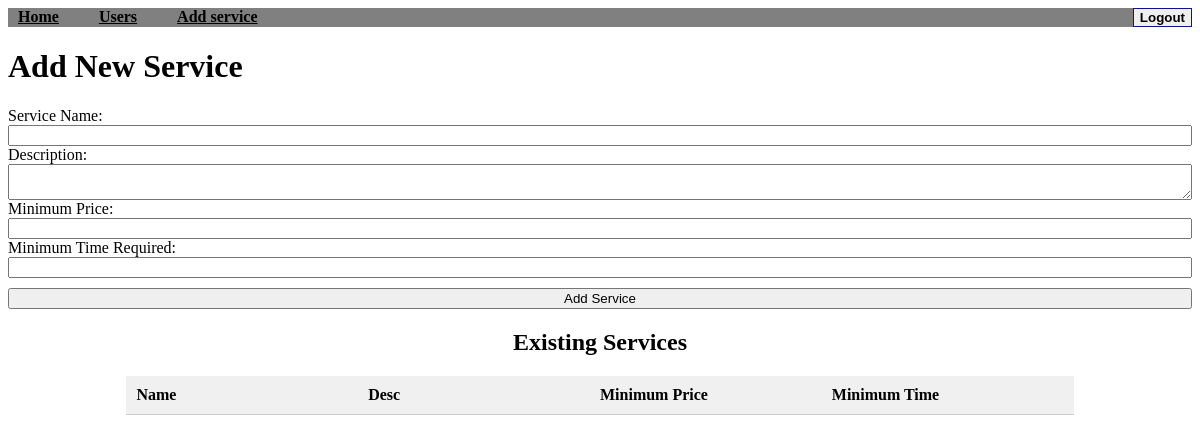
Before: /admin-add-service (signed in) with the older database file.
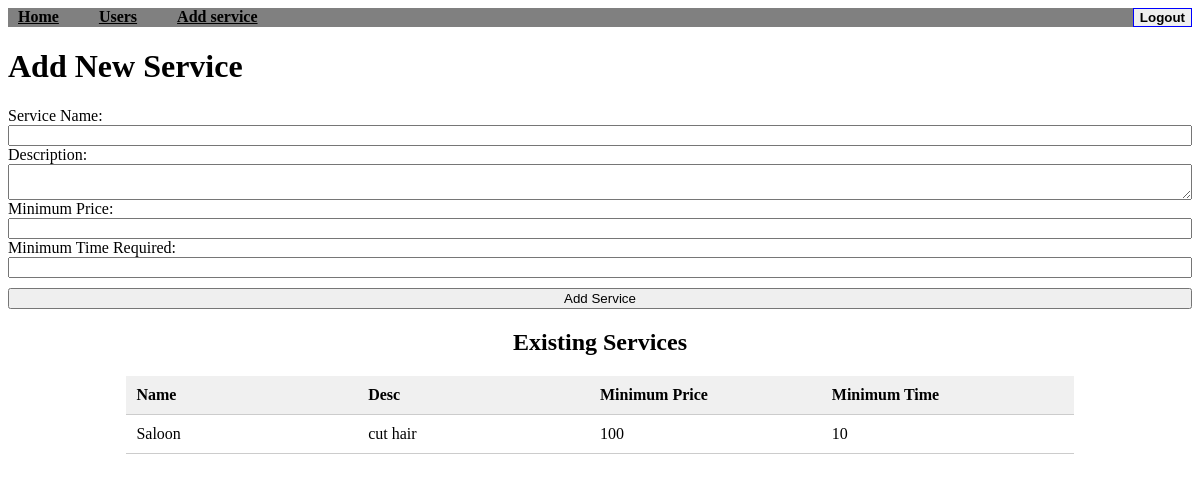
After: the same page with the newer database file.
### application/database.py (models this page shows)
class Services(db.Model):
    service_id = db.Column(db.Integer, primary_key=True)
    name = db.Column(db.String(150), nullable=False)
    desc = db.Column(db.String(500), nullable=False)
    min_price = db.Column(db.Integer, nullable=False)
    min_time_req = db.Column(db.String(200), nullable=False)
    requests = db.relationship('Requests', backref='services')

### app.py (the view, shortened to what this page needs)
@app.route('/admin-add-service', methods=['GET', 'POST'])
def add_service():
    if 'user_id' not in session or session['role'] != 'Admin':
        return redirect(url_for('login'))
    services = Services.query.all()
    return render_template('admin_add_service.html' ,services = services)

### templates/admin_add_service.html (shortened to what this page needs)
<!DOCTYPE html>
<html lang="en">
<head>
</head>
<body>
    <nav style="width: 100%; background-color:gray">
        <div style="display: flex; justify-content: space-between;">
            <ul style="list-style: none; display: flex; margin: 0; padding: 0;">
                <li style="margin-right: 20px;">
                    <a href="/admin" style=" color: #000; padding: 5px 10px; font-weight: bold;">Home</a>
                </li>
                <li style="margin-right: 20px;">
                    <a href="/admin-users" style=" color: #000; padding: 5px 10px; font-weight: bold;">Users</a>
                </li>
                <li style="margin-right: 20px;">
                    <a href="/admin-add-service" style=" color: #000; padding: 5px 10px; font-weight: bold;">Add service</a>
                </li>
            </ul>
            <form action="/logout" method="POST">
                <button type="submit" style="border:1px blue solid; cursor: pointer; font-weight: bold;">Logout</button>
            </form>
        </div>
    </nav>
    <div class="container" >
        <h1>Add New Service</h1>
        <form action="{{ url_for('add_service') }}" method="POST" style="display: flex; flex-direction:column;" >
            <label for="name">Service Name:</label>
            <input type="text" id="name" name="name" required>
            <label for="desc">Description:</label>
            <textarea id="desc" name="desc" required></textarea>
            <label for="min_price">Minimum Price:</label>
            <input type="number" id="min_price" name="min_price" required>
            <label for="min_time_req">Minimum Time Required:</label>
            <input type="text" id="min_time_req" name="min_time_req" style="margin-bottom: 10px;">
            <input type="submit" value="Add Service">
        </form>
    </div>
    <div style="width: 80%; margin: 0 auto; margin-top: 20px;">
        <div>
            <h2 style="text-align: center;">Existing Services</h2>
            <div style="display: flex; font-weight: bold; padding: 10px; background-color: #f0f0f0; border-bottom: 1px solid #ccc;">
                <div style="flex: 1; text-align: left;">Name</div>
                <div style="flex: 1; text-align: left;">Desc</div>
                <div style="flex: 1; text-align: left;">Minimum Price</div>
                <div style="flex: 1; text-align: left;">Minimum Time</div>
            </div>
            {% for service in services %}
            <div style="display: flex; padding: 10px; border-bottom: 1px solid #ccc;">
                <div style="flex: 1; text-align: left;">{{ service.name }}</div>
                <div style="flex: 1; text-align: left;">{{ service.desc[:10] }}</div>
                <div style="flex: 1; text-align: left;">{{ service.min_price }}</div>
                <div style="flex: 1; text-align: left;">{{ service.min_time_req }}</div>
            </div>
            {% endfor %}
        </div>
    </div>
</body>
</html>

Changed rows visible on the page:
added Services: name "Saloon", desc "cut hair", min_price "100", min_time_req "10"
